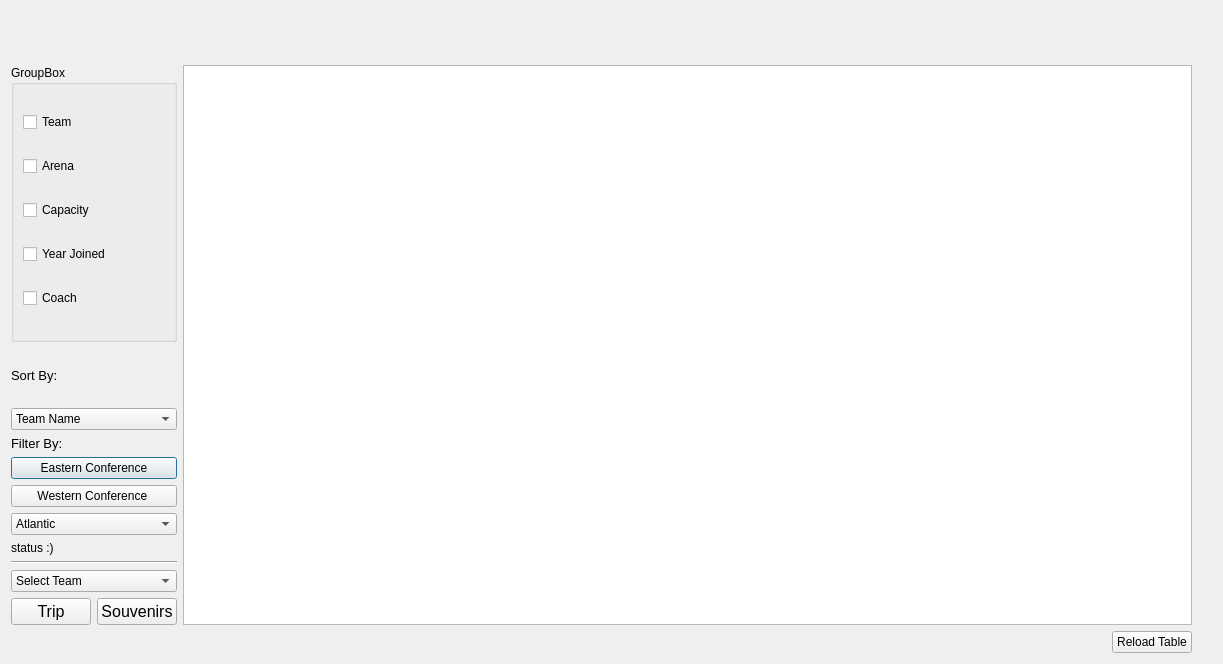
<?xml version="1.0" encoding="UTF-8"?>
<ui version="4.0">
 <class>display_team</class>
 <widget class="QDialog" name="display_team">
  <property name="geometry">
   <rect>
    <x>0</x>
    <y>0</y>
    <width>1223</width>
    <height>664</height>
   </rect>
  </property>
  <property name="windowTitle">
   <string>Dialog</string>
  </property>
  <layout class="QGridLayout" name="gridLayout">
   <item row="2" column="0">
    <layout class="QVBoxLayout" name="verticalLayout_7">
     <item>
      <layout class="QHBoxLayout" name="horizontalLayout_3">
       <item>
        <layout class="QGridLayout" name="gridLayout_3">
         <item row="0" column="0">
          <layout class="QVBoxLayout" name="verticalLayout_8">
           <property name="spacing">
            <number>2</number>
           </property>
           <property name="sizeConstraint">
            <enum>QLayout::SetMinimumSize</enum>
           </property>
           <item>
            <widget class="QGroupBox" name="groupBox">
             <property name="title">
              <string>GroupBox</string>
             </property>
             <layout class="QVBoxLayout" name="verticalLayout_9">
              <item>
               <widget class="QCheckBox" name="team_name_checkBox">
                <property name="text">
                 <string>Team</string>
                </property>
               </widget>
              </item>
              <item>
               <widget class="QCheckBox" name="arena_checkBox">
                <property name="text">
                 <string>Arena</string>
                </property>
               </widget>
              </item>
              <item>
               <widget class="QCheckBox" name="capacity_checkBox">
                <property name="text">
                 <string>Capacity</string>
                </property>
               </widget>
              </item>
              <item>
               <widget class="QCheckBox" name="year_checkBox">
                <property name="text">
                 <string>Year Joined</string>
                </property>
               </widget>
              </item>
              <item>
               <widget class="QCheckBox" name="coach_checkBox">
                <property name="text">
                 <string>Coach</string>
                </property>
               </widget>
              </item>
             </layout>
            </widget>
           </item>
          </layout>
         </item>
         <item row="1" column="0">
          <layout class="QVBoxLayout" name="verticalLayout_6">
           <item>
            <layout class="QVBoxLayout" name="verticalLayout">
             <item>
              <widget class="QLabel" name="label_sort">
               <property name="font">
                <font>
                 <pointsize>10</pointsize>
                </font>
               </property>
               <property name="text">
                <string>Sort By:</string>
               </property>
              </widget>
             </item>
             <item>
              <widget class="QComboBox" name="combo_sort">
               <item>
                <property name="text">
                 <string>Team Name</string>
                </property>
               </item>
               <item>
                <property name="text">
                 <string>Arena Name</string>
                </property>
               </item>
               <item>
                <property name="text">
                 <string>Capacity</string>
                </property>
               </item>
               <item>
                <property name="text">
                 <string>Year Joined</string>
                </property>
               </item>
              </widget>
             </item>
            </layout>
           </item>
           <item>
            <layout class="QGridLayout" name="gridLayout_2">
             <item row="0" column="0">
              <layout class="QVBoxLayout" name="verticalLayout_3">
               <item>
                <widget class="QLabel" name="label_sort_2">
                 <property name="font">
                  <font>
                   <pointsize>10</pointsize>
                  </font>
                 </property>
                 <property name="text">
                  <string>Filter By:</string>
                 </property>
                </widget>
               </item>
               <item>
                <widget class="QPushButton" name="eastern_conf_Button">
                 <property name="text">
                  <string>Eastern Conference</string>
                 </property>
                </widget>
               </item>
               <item>
                <widget class="QPushButton" name="western_conf_Button">
                 <property name="text">
                  <string>Western Conference </string>
                 </property>
                </widget>
               </item>
              </layout>
             </item>
             <item row="1" column="0">
              <widget class="QComboBox" name="division_comboBox">
               <item>
                <property name="text">
                 <string>Atlantic</string>
                </property>
               </item>
               <item>
                <property name="text">
                 <string>Central</string>
                </property>
               </item>
               <item>
                <property name="text">
                 <string>Southeast</string>
                </property>
               </item>
               <item>
                <property name="text">
                 <string>Northwest</string>
                </property>
               </item>
               <item>
                <property name="text">
                 <string>Pacific</string>
                </property>
               </item>
               <item>
                <property name="text">
                 <string>Southwest</string>
                </property>
               </item>
              </widget>
             </item>
            </layout>
           </item>
           <item>
            <layout class="QVBoxLayout" name="verticalLayout_5">
             <item>
              <layout class="QVBoxLayout" name="verticalLayout_4">
               <item>
                <widget class="QLabel" name="label_dbstatus">
                 <property name="text">
                  <string>status :)</string>
                 </property>
                </widget>
               </item>
               <item>
                <widget class="Line" name="line">
                 <property name="orientation">
                  <enum>Qt::Horizontal</enum>
                 </property>
                </widget>
               </item>
               <item>
                <widget class="QComboBox" name="combo_team">
                 <item>
                  <property name="text">
                   <string>Select Team</string>
                  </property>
                 </item>
                </widget>
               </item>
              </layout>
             </item>
             <item>
              <layout class="QHBoxLayout" name="horizontalLayout">
               <item>
                <widget class="QPushButton" name="push_plan">
                 <property name="font">
                  <font>
                   <pointsize>12</pointsize>
                   <weight>50</weight>
                   <bold>false</bold>
                  </font>
                 </property>
                 <property name="text">
                  <string>Trip</string>
                 </property>
                </widget>
               </item>
               <item>
                <widget class="QPushButton" name="push_souvenirs">
                 <property name="font">
                  <font>
                   <pointsize>12</pointsize>
                  </font>
                 </property>
                 <property name="text">
                  <string>Souvenirs</string>
                 </property>
                </widget>
               </item>
              </layout>
             </item>
            </layout>
           </item>
          </layout>
         </item>
        </layout>
       </item>
       <item>
        <widget class="QTableView" name="tableView"/>
       </item>
      </layout>
     </item>
     <item>
      <layout class="QHBoxLayout" name="horizontalLayout_2">
       <item>
        <spacer name="horizontalSpacer">
         <property name="orientation">
          <enum>Qt::Horizontal</enum>
         </property>
         <property name="sizeHint" stdset="0">
          <size>
           <width>546</width>
           <height>22</height>
          </size>
         </property>
        </spacer>
       </item>
       <item>
        <widget class="QPushButton" name="reload_button">
         <property name="text">
          <string>Reload Table</string>
         </property>
        </widget>
       </item>
      </layout>
     </item>
    </layout>
   </item>
   <item row="0" column="1">
    <widget class="QLabel" name="labelTeamS">
     <property name="font">
      <font>
       <pointsize>18</pointsize>
      </font>
     </property>
     <property name="text">
      <string/>
     </property>
    </widget>
   </item>
   <item row="1" column="1">
    <widget class="QLabel" name="label_logo">
     <property name="text">
      <string/>
     </property>
     <property name="pixmap">
      <pixmap>:/resources/logo.png</pixmap>
     </property>
     <property name="scaledContents">
      <bool>true</bool>
     </property>
    </widget>
   </item>
  </layout>
 </widget>
 <resources/>
 <connections/>
</ui>
